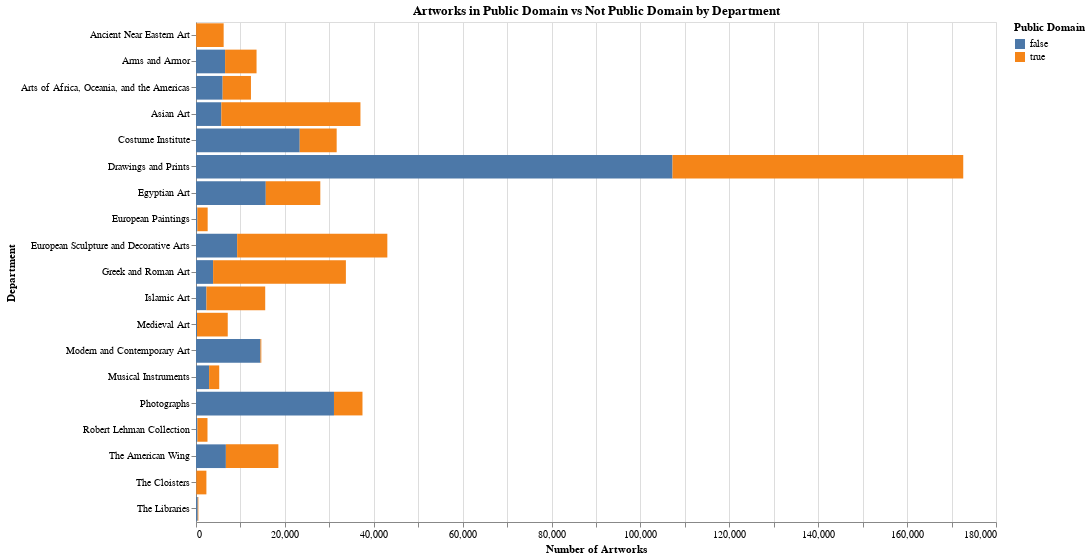

Source (notebook cell):
### Markdown cell above
#### Visualisation

### Code cell
# Plotting the stacked bar chart
bars = alt.Chart(pivot_melted).mark_bar().encode(
    y=alt.Y('Department:N', title='Department'),
    x=alt.X('Count:Q', title='Number of Artworks'),
    color=alt.Color('Is Public Domain:N', legend=alt.Legend(title="Public Domain")),
    tooltip=['Department', 'Is Public Domain', 'Count']
).properties(
    title='Artworks in Public Domain vs Not Public Domain by Department',
    width=800,
    height=500
)

bars

### Figure 1 — Vega specification as saved in the notebook (floating-point values rounded to 4 significant figures)
{"$schema": "https://vega.github.io/schema/vega/v5.json", "data": [{"name": "source_0", "values": [{"Count": 33, "Count_end": 33.0, "Count_start": 0.0, "Department": "Ancient Near Eastern Art", "Is Public Domain": false}, {"Count": 6542, "Count_end": 6542.0, "Count_start": 0.0, "Department": "Arms and Armor", "Is Public Domain": false}, {"Count": 5997, "Count_end": 5997.0, "Count_start": 0.0, "Department": "Arts of Africa, Oceania, and the Americas", "Is Public Domain": false}, {"Count": 5705, "Count_end": 5705.0, "Count_start": 0.0, "Department": "Asian Art", "Is Public Domain": false}, {"Count": 23338, "Count_end": 23340.0, "Count_start": 0.0, "Department": "Costume Institute", "Is Public Domain": false}, {"Count": 107217, "Count_end": 107200.0, "Count_start": 0.0, "Department": "Drawings and Prints", "Is Public Domain": false}, {"Count": 15700, "Count_end": 15700.0, "Count_start": 0.0, "Department": "Egyptian Art", "Is Public Domain": false}, {"Count": 299, "Count_end": 299.0, "Count_start": 0.0, "Department": "European Paintings", "Is Public Domain": false}, {"Count": 9257, "Count_end": 9257.0, "Count_start": 0.0, "Department": "European Sculpture and Decorative Arts", "Is Public Domain": false}, {"Count": 3849, "Count_end": 3849.0, "Count_start": 0.0, "Department": "Greek and Roman Art", "Is Public Domain": false}, {"Count": 2347, "Count_end": 2347.0, "Count_start": 0.0, "Department": "Islamic Art", "Is Public Domain": false}, {"Count": 222, "Count_end": 222.0, "Count_start": 0.0, "Department": "Medieval Art", "Is Public Domain": false}, {"Count": 14493, "Count_end": 14490.0, "Count_start": 0.0, "Department": "Modern and Contemporary Art", "Is Public Domain": false}, {"Count": 2945, "Count_end": 2945.0, "Count_start": 0.0, "Department": "Musical Instruments", "Is Public Domain": false}, {"Count": 31044, "Count_end": 31040.0, "Count_start": 0.0, "Department": "Photographs", "Is Public Domain": false}, {"Count": 314, "Count_end": 314.0, "Count_start": 0.0, "Department": "Robert Lehman Collection", "Is Public Domain": false}, {"Count": 6724, "Count_end": 6724.0, "Count_start": 0.0, "Department": "The American Wing", "Is Public Domain": false}, {"Count": 71, "Count_end": 71.0, "Count_start": 0.0, "Department": "The Cloisters", "Is Public Domain": false}, {"Count": 387, "Count_end": 387.0, "Count_start": 0.0, "Department": "The Libraries", "Is Public Domain": false}, {"Count": 6190, "Count_end": 6223.0, "Count_start": 33.0, "Department": "Ancient Near Eastern Art", "Is Public Domain": true}, {"Count": 7081, "Count_end": 13620.0, "Count_start": 6542.0, "Department": "Arms and Armor", "Is Public Domain": true}, {"Count": 6370, "Count_end": 12370.0, "Count_start": 5997.0, "Department": "Arts of Africa, Oceania, and the Americas", "Is Public Domain": true}, {"Count": 31295, "Count_end": 37000.0, "Count_start": 5705.0, "Department": "Asian Art", "Is Public Domain": true}, {"Count": 8314, "Count_end": 31650.0, "Count_start": 23340.0, "Department": "Costume Institute", "Is Public Domain": true}, {"Count": 65413, "Count_end": 172600.0, "Count_start": 107200.0, "Department": "Drawings and Prints", "Is Public Domain": true}, {"Count": 12269, "Count_end": 27970.0, "Count_start": 15700.0, "Department": "Egyptian Art", "Is Public Domain": true}, {"Count": 2327, "Count_end": 2626.0, "Count_start": 299.0, "Department": "European Paintings", "Is Public Domain": true}, {"Count": 33794, "Count_end": 43050.0, "Count_start": 9257.0, "Department": "European Sculpture and Decorative Arts", "Is Public Domain": true}, {"Count": 29877, "Count_end": 33730.0, "Count_start": 3849.0, "Department": "Greek and Roman Art", "Is Public Domain": true}, {"Count": 13226, "Count_end": 15570.0, "Count_start": 2347.0, "Department": "Islamic Art", "Is Public Domain": true}, {"Count": 6920, "Count_end": 7142.0, "Count_start": 222.0, "Department": "Medieval Art", "Is Public Domain": true}, {"Count": 203, "Count_end": 14700.0, "Count_start": 14490.0, "Department": "Modern and Contemporary Art", "Is Public Domain": true}, {"Count": 2282, "Count_end": 5227.0, "Count_start": 2945.0, "Department": "Musical Instruments", "Is Public Domain": true}, {"Count": 6415, "Count_end": 37460.0, "Count_start": 31040.0, "Department": "Photographs", "Is Public Domain": true}, {"Count": 2272, "Count_end": 2586.0, "Count_start": 314.0, "Department": "Robert Lehman Collection", "Is Public Domain": true}, {"Count": 11808, "Count_end": 18530.0, "Count_start": 6724.0, "Department": "The American Wing", "Is Public Domain": true}, {"Count": 2269, "Count_end": 2340.0, "Count_start": 71.0, "Department": "The Cloisters", "Is Public Domain": true}, {"Count": 147, "Count_end": 534.0, "Count_start": 387.0, "Department": "The Libraries", "Is Public Domain": true}]}, {"name": "source_0_y_domain_Department", "values": [{"Department": "Ancient Near Eastern Art"}, {"Department": "Arms and Armor"}, {"Department": "Arts of Africa, Oceania, and the Americas"}, {"Department": "Asian Art"}, {"Department": "Costume Institute"}, {"Department": "Drawings and Prints"}, {"Department": "Egyptian Art"}, {"Department": "European Paintings"}, {"Department": "European Sculpture and Decorative Arts"}, {"Department": "Greek and Roman Art"}, {"Department": "Islamic Art"}, {"Department": "Medieval Art"}, {"Department": "Modern and Contemporary Art"}, {"Department": "Musical Instruments"}, {"Department": "Photographs"}, {"Department": "Robert Lehman Collection"}, {"Department": "The American Wing"}, {"Department": "The Cloisters"}, {"Department": "The Libraries"}]}, {"name": "source_0_color_domain_Is Public Domain", "values": [{"Is Public Domain": false}, {"Is Public Domain": true}]}], "marks": [{"type": "rect", "name": "marks", "from": {"data": "source_0"}, "encode": {"update": {"y": {"field": "Department", "scale": "y"}, "x2": {"field": "Count_start", "scale": "x"}, "fill": {"field": "Is Public Domain", "scale": "color"}, "height": {"signal": "max(0.25, bandwidth('y'))"}, "tooltip": {"signal": "{\"Department\": isValid(datum[\"Department\"]) ? datum[\"Department\"] : \"\"+datum[\"Department\"], \"Is Public Domain\": isValid(datum[\"Is Public Domain\"]) ? datum[\"Is Public Domain\"] : \"\"+datum[\"Is Public Domain\"], \"Count\": format(datum[\"Count\"], \"\")}"}, "x": {"field": "Count_end", "scale": "x"}}}, "style": ["bar"]}], "scales": [{"name": "x", "type": "linear", "domain": {"data": "source_0", "fields": ["Count_start", "Count_end"]}, "range": [0, {"signal": "width"}], "nice": true, "zero": true}, {"name": "y", "type": "band", "domain": {"data": "source_0_y_domain_Department", "field": "Department", "sort": true}, "range": [0, {"signal": "height"}], "paddingInner": 0.1, "paddingOuter": 0.05}, {"name": "color", "type": "ordinal", "domain": {"data": "source_0_color_domain_Is Public Domain", "field": "Is Public Domain", "sort": true}, "range": "category"}], "axes": [{"scale": "x", "minExtent": 0, "labels": false, "gridScale": "y", "zindex": 0, "maxExtent": 0, "ticks": false, "orient": "bottom", "tickCount": {"signal": "ceil(width/40)"}, "grid": true, "domain": false, "aria": false}, {"scale": "x", "tickCount": {"signal": "ceil(width/40)"}, "title": "Number of Artworks", "labelOverlap": true, "grid": false, "orient": "bottom", "zindex": 0, "labelFlush": true}, {"scale": "y", "orient": "left", "grid": false, "title": "Department", "zindex": 0}], "title": {"text": "Artworks in Public Domain vs Not Public Domain by Department", "frame": "group"}, "height": 500, "width": 800, "background": "white", "padding": 5, "style": "cell", "legends": [{"title": "Public Domain", "fill": "color", "symbolType": "square"}]}
